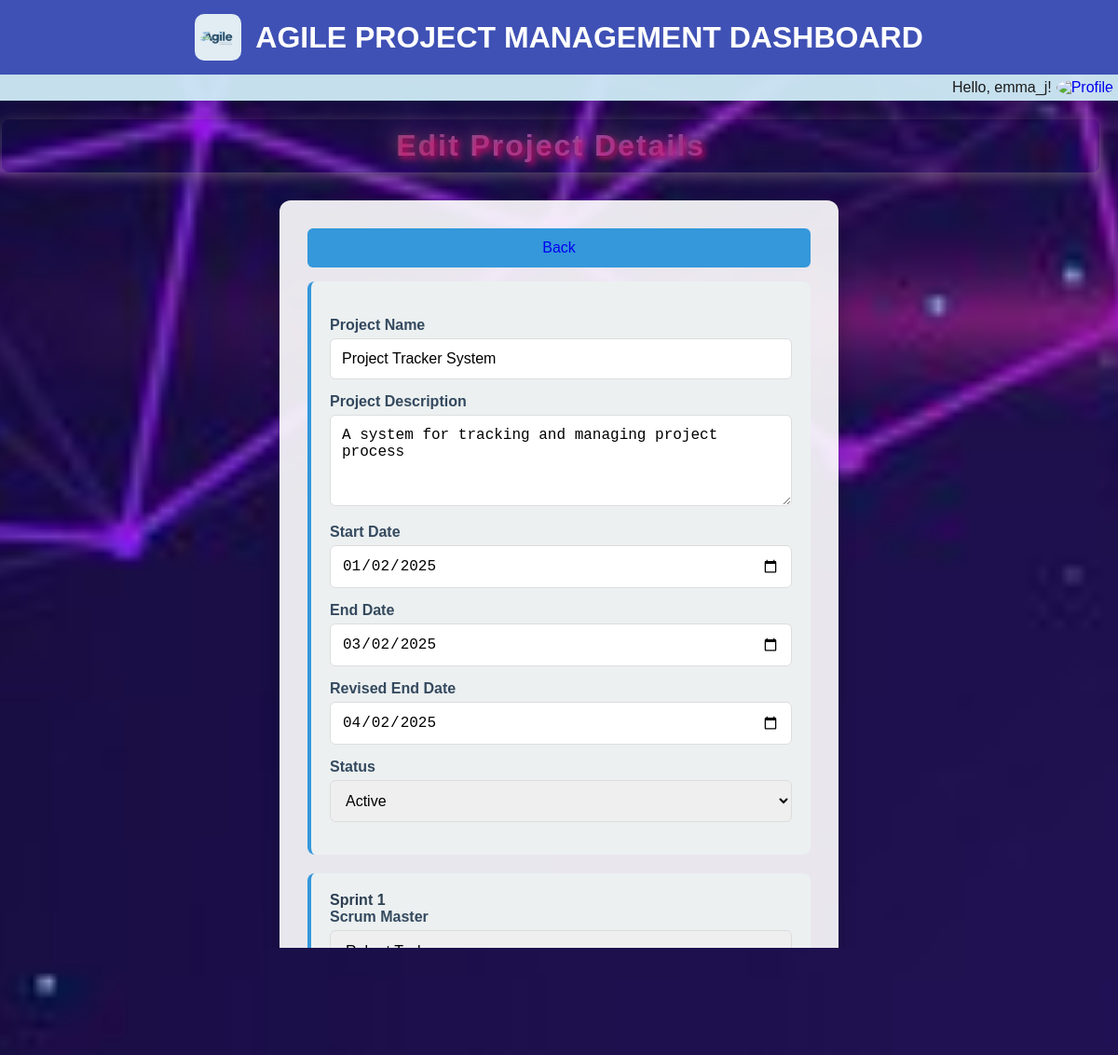
Before: /editproject/1 (signed in, upper part) with the older database file.
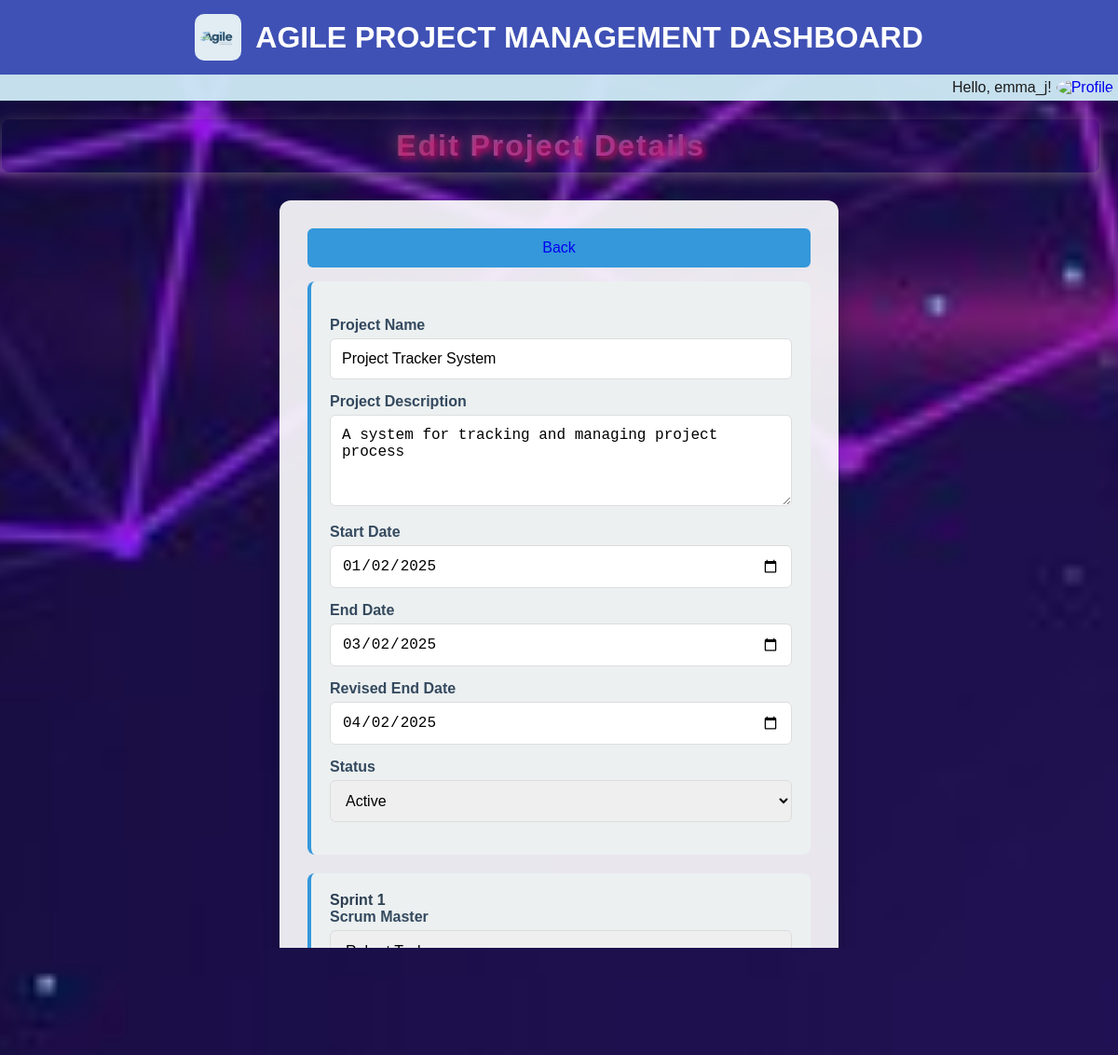
After: the same page with the newer database file.
### models.py (models this page shows, shortened)
class ProjectDetails(db.Model):
    __tablename__ = 'ProjectDetails'
    ProjectId = db.Column(db.Integer, primary_key=True, autoincrement=True)
    ProductOwnerId = db.Column(db.Integer, db.ForeignKey('ProductOwner.ProductOwnerId'), nullable=False)
    ProjectName = db.Column(db.String(255), nullable=False)
    ProjectDescription = db.Column(db.Text)
    StartDate = db.Column(db.Date, nullable=False)
    EndDate = db.Column(db.Date, nullable=False)
    RevisedEndDate = db.Column(db.Date)
    Status = db.Column(db.String(100), default="Not Started")
    sprints = db.relationship('SprintCalendar', backref='project', lazy=True)
    user_stories = db.relationship('UserStories', backref='project', lazy=True)

### main.py (the view, shortened to what this page needs)
@app.route("/editproject/<int:project_id>", methods=["GET", "POST"])
def edit_project(project_id):
    if request.method == "GET":
        try:
            project = ProjectDetails.query.filter_by(ProjectId=project_id).first()
            scrum_masters = get_all_scrum_masters()
            print(scrum_masters)
            if not project:
                return jsonify({"error": "Project not found"}), 404
            project_data = {
                "ProjectId": project.ProjectId,
                "ProductOwnerId": project.ProductOwnerId,
                "ProjectName": project.ProjectName,
                "ProjectDescription": project.ProjectDescription,
                "StartDate": project.StartDate,
                "EndDate": project.EndDate,
                "RevisedEndDate": project.RevisedEndDate,
                'Status':project.Status,
                "sprints": [
                    {
                        "SprintId": sprint.SprintId,
                        "SprintNo": sprint.SprintNo,
                        "ScrumMasterID": sprint.ScrumMasterID,
                        "StartDate": sprint.StartDate,
                        "EndDate": sprint.EndDate,
                        "Velocity": sprint.Velocity,
                        "user_stories": [
                            {
                                "PlannedSprint": story.PlannedSprint,
                                "ActualSprint": story.ActualSprint,
                                "Description": story.Description,
                                "StoryPoint": story.StoryPoint,
                                "MOSCOW": story.MOSCOW,
                                "Assignee": story.Assignee,
                                "Status": story.Status,
                            }
                            for story in sprint.user_stories
                        ],
                    }
                    for sprint in project.sprints
                ],
            }
            print(session['role'],session['uid'])
            return render_template(
                "edit_project.html",
                project=project_data,
                scrum_masters=scrum_masters,
                user_name=session['username'],
                user_role=session['role'],
                user_id=session['uid']
            )
        except Exception as e:
            return jsonify({"error": str(e)}), 500
    return render_template(
        "edit_project.html", project=project, scrum_masters=scrum_masters
    )

### main.py (called while the page is built)
def get_all_scrum_masters():
    scrum_masters = ScrumMasters.query.all()  # Assuming ScrumMaster is your model
    return [{"id": sm.ScrumMasterID, "name": sm.Name} for sm in scrum_masters]

### templates/edit_project.html (shortened to what this page needs)
<!DOCTYPE html>
<html lang="en">
<head>
    <link rel="stylesheet" type="text/css" href="{{ url_for('static', filename='css/edit.css') }}">
</head>
<body>
        <div class="header">
            <img
                  src="{{ url_for('static',filename='images/logo3.jpg') }}"
                  alt="Logo"
                  class="profile-pic"
              />
          <h1>AGILE PROJECT MANAGEMENT DASHBOARD</h1>
        </div>
        <div class="top-bar">
          <div class="greeting">
            <span>Hello, {{ user_name }}!</span>
            <div class="dropdown">
              <a href="{{url_for('auth.login')}}"
                ><img
                  src="{{ url_for('static', filename=current_user.profile_picture) }}"
                  alt="Profile"
                  class="profile-pic"
              /></a>
            </div>
          </div>
        </div>
    <div id="form-container">
        <h1 id="edit">Edit Project Details</h1>
        <form method="POST">
            <button class="back-button"><a href="/projects/{{user_role}}/{{user_id}}">Back</a></button>
            <div class="sprint-section">
                <br/>
                <label for="project_name">Project Name</label>
                <input type="text" id="project_name" name="project_name" value="{{ project['ProjectName'] }}" required>
                <label for="project_description">Project Description</label>
                <textarea id="project_description" name="project_description" rows="4" required>{{ project['ProjectDescription'] }}</textarea>
                <label for="start_date">Start Date</label>
                <input type="date" id="start_date" name="start_date" value="{{ project['StartDate'] }}" required>
                <label for="end_date">End Date</label>
                <input type="date" id="end_date" name="end_date" value="{{ project['EndDate'] }}" required>
                <label for="revised_end_date">Revised End Date</label>
                <input type="date" id="revised_end_date" name="revised_end_date" value="{{ project['RevisedEndDate'] }}" >
                <label for="status">Status</label>
                <select id="status" name="status" required>
                    <option value="active" {% if project['Status'] == 'active' %}selected{% endif %}>Active</option>
                </select>
            </div>
            <div id="sprints-container">
                {% for sprint in project['sprints'] %}
                <div class="sprint-section" id="sprint-{{ loop.index }}">
                    <h4>Sprint {{ loop.index }}</h4>
                    <label for="scrum-master-{{ loop.index }}">Scrum Master</label>
                    <select id="scrum-master-{{ loop.index }}" name="scrum_master_id_{{ loop.index }}" required>
                        {% for scrum_master in scrum_masters %}
                            <option value="{{ scrum_master.id }}"
                                    {% if scrum_master.id == sprint['ScrumMasterID'] %} selected {% endif %}>
                                {{ scrum_master.name }}
                            </option>
                        {% endfor %}
                    </select>
                    <label for="sprintNo-{{ loop.index }}">SprintNo</label>
                    <input type="number" id="sprintNo-{{ loop.index }}" name="sprintNo_{{ loop.index }}" value="{{ sprint['SprintNo'] }}" required>
                </div>
                {% endfor %}
            </div>
        </form>
    </div>
</body>
</html>

Changed rows visible on the page:
changed ProjectDetails "Project Tracker System": status "Active" → (not shown)
Other visible differences:
form field status: (not shown) → "Active"
